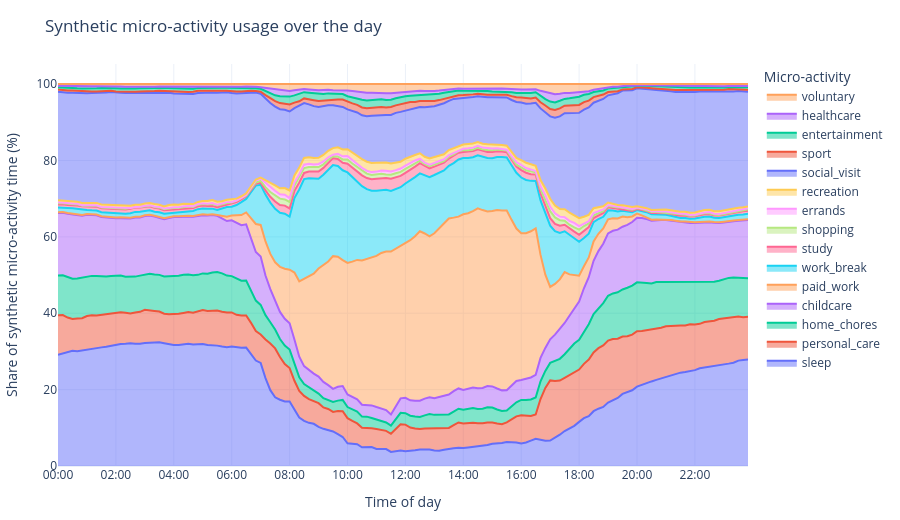

Notebook cell for this chart:
### Markdown cell above
## Synthetic Time-of-Day Context

This chart reuses the report-side micro-activity usage logic to show the simulation's within-day activity mix. MTUS HAF does not contain equivalent clock-time episode profiles, so this is context rather than a direct MTUS comparison.

### Code cell
usage = _micro_activity_daily_usage_data(sim_raw, bin_size_minutes=10)

fig = go.Figure()
for series in usage["series"]:
    fig.add_trace(
        go.Scatter(
            x=usage["x"],
            y=series["values"],
            mode="lines",
            stackgroup="micro_activity_usage",
            name=series["name"],
        )
    )

fig.update_layout(
    title="Synthetic micro-activity usage over the day",
    xaxis_title="Time of day",
    yaxis_title="Share of synthetic micro-activity time (%)",
    hovermode="x unified",
    template="plotly_white",
    legend_title_text="Micro-activity",
    height=520,
    margin=dict(l=48, r=24, t=64, b=48),
)
fig.update_xaxes(tickmode="array", tickvals=usage["x"][::12], tickangle=0)
fig.show()

### Figure 1 — Plotly figure (JSON) as saved in the notebook; plotly's stock layout.template omitted (floating-point values rounded to 4 significant figures; data arrays with more than 128 entries replaced by an {"elided": "..."} marker saying what was removed)
{"data": [{"mode": "lines", "name": "sleep", "stackgroup": "micro_activity_usage", "type": "scatter", "x": {"elided": "144 str values"}, "y": {"elided": "144 float values"}}, {"mode": "lines", "name": "personal_care", "stackgroup": "micro_activity_usage", "type": "scatter", "x": {"elided": "144 str values"}, "y": {"elided": "144 float values"}}, {"mode": "lines", "name": "home_chores", "stackgroup": "micro_activity_usage", "type": "scatter", "x": {"elided": "144 str values"}, "y": {"elided": "144 float values"}}, {"mode": "lines", "name": "childcare", "stackgroup": "micro_activity_usage", "type": "scatter", "x": {"elided": "144 str values"}, "y": {"elided": "144 float values"}}, {"mode": "lines", "name": "paid_work", "stackgroup": "micro_activity_usage", "type": "scatter", "x": {"elided": "144 str values"}, "y": {"elided": "144 float values"}}, {"mode": "lines", "name": "work_break", "stackgroup": "micro_activity_usage", "type": "scatter", "x": {"elided": "144 str values"}, "y": {"elided": "144 float values"}}, {"mode": "lines", "name": "study", "stackgroup": "micro_activity_usage", "type": "scatter", "x": {"elided": "144 str values"}, "y": {"elided": "144 float values"}}, {"mode": "lines", "name": "shopping", "stackgroup": "micro_activity_usage", "type": "scatter", "x": {"elided": "144 str values"}, "y": {"elided": "144 float values"}}, {"mode": "lines", "name": "errands", "stackgroup": "micro_activity_usage", "type": "scatter", "x": {"elided": "144 str values"}, "y": {"elided": "144 float values"}}, {"mode": "lines", "name": "recreation", "stackgroup": "micro_activity_usage", "type": "scatter", "x": {"elided": "144 str values"}, "y": {"elided": "144 float values"}}, {"mode": "lines", "name": "social_visit", "stackgroup": "micro_activity_usage", "type": "scatter", "x": {"elided": "144 str values"}, "y": {"elided": "144 float values"}}, {"mode": "lines", "name": "sport", "stackgroup": "micro_activity_usage", "type": "scatter", "x": {"elided": "144 str values"}, "y": {"elided": "144 float values"}}, {"mode": "lines", "name": "entertainment", "stackgroup": "micro_activity_usage", "type": "scatter", "x": {"elided": "144 str values"}, "y": {"elided": "144 float values"}}, {"mode": "lines", "name": "healthcare", "stackgroup": "micro_activity_usage", "type": "scatter", "x": {"elided": "144 str values"}, "y": {"elided": "144 float values"}}, {"mode": "lines", "name": "voluntary", "stackgroup": "micro_activity_usage", "type": "scatter", "x": {"elided": "144 str values"}, "y": {"elided": "144 float values"}}], "layout": {"height": 520, "hovermode": "x unified", "legend": {"title": {"text": "Micro-activity"}}, "margin": {"b": 48, "l": 48, "r": 24, "t": 64}, "title": {"text": "Synthetic micro-activity usage over the day"}, "xaxis": {"tickangle": 0, "tickmode": "array", "tickvals": ["00:00", "02:00", "04:00", "06:00", "08:00", "10:00", "12:00", "14:00", "16:00", "18:00", "20:00", "22:00"], "title": {"text": "Time of day"}}, "yaxis": {"title": {"text": "Share of synthetic micro-activity time (%)"}}}}
